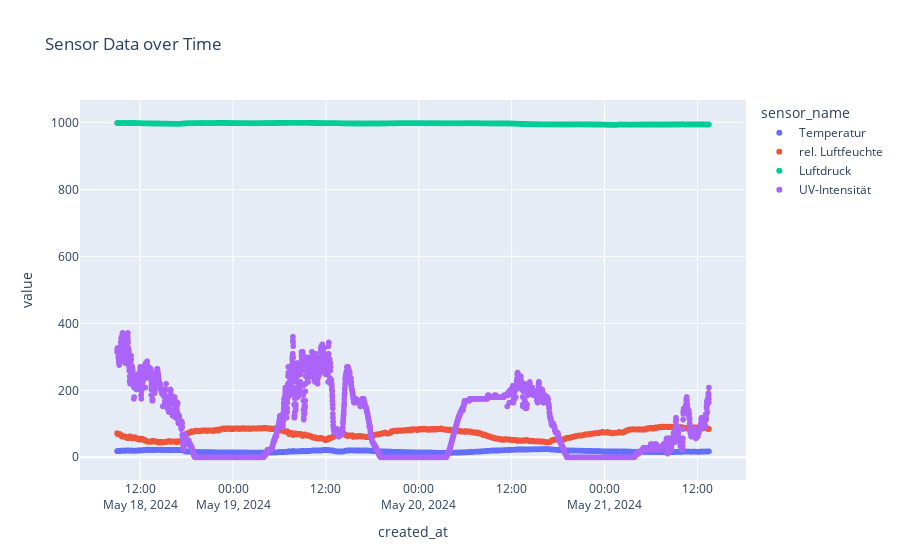

Notebook source saved alongside this figure:
### Code cell
conn = psycopg2.connect(
    dbname="sense_data",
    user="postgres",
    password="your_password",
    host="localhost"
)
query = "SELECT * FROM sensor_data;"
df = pd.read_sql_query(query, conn)

fig = px.scatter(df, x='created_at', y='value', color='sensor_name', title='Sensor Data over Time')
fig.show()

### Figure 1 — Plotly figure (JSON) as saved in the notebook; plotly's stock layout.template omitted (floating-point values rounded to 4 significant figures; data arrays with more than 128 entries replaced by an {"elided": "..."} marker saying what was removed)
{"data": [{"hovertemplate": "sensor_name=Temperatur<br>created_at=%{x}<br>value=%{y}<extra></extra>", "legendgroup": "Temperatur", "marker": {"color": "#636efa", "symbol": "circle"}, "mode": "markers", "name": "Temperatur", "showlegend": true, "type": "scattergl", "x": {"elided": "4581 str values"}, "xaxis": "x", "y": {"elided": "4581 float values"}, "yaxis": "y"}, {"hovertemplate": "sensor_name=rel. Luftfeuchte<br>created_at=%{x}<br>value=%{y}<extra></extra>", "legendgroup": "rel. Luftfeuchte", "marker": {"color": "#EF553B", "symbol": "circle"}, "mode": "markers", "name": "rel. Luftfeuchte", "showlegend": true, "type": "scattergl", "x": {"elided": "4581 str values"}, "xaxis": "x", "y": {"elided": "4581 float values"}, "yaxis": "y"}, {"hovertemplate": "sensor_name=Luftdruck<br>created_at=%{x}<br>value=%{y}<extra></extra>", "legendgroup": "Luftdruck", "marker": {"color": "#00cc96", "symbol": "circle"}, "mode": "markers", "name": "Luftdruck", "showlegend": true, "type": "scattergl", "x": {"elided": "4581 str values"}, "xaxis": "x", "y": {"elided": "4581 float values"}, "yaxis": "y"}, {"hovertemplate": "sensor_name=UV-Intensität<br>created_at=%{x}<br>value=%{y}<extra></extra>", "legendgroup": "UV-Intensität", "marker": {"color": "#ab63fa", "symbol": "circle"}, "mode": "markers", "name": "UV-Intensität", "showlegend": true, "type": "scattergl", "x": {"elided": "4581 str values"}, "xaxis": "x", "y": {"elided": "4581 float values"}, "yaxis": "y"}], "layout": {"legend": {"title": {"text": "sensor_name"}, "tracegroupgap": 0}, "title": {"text": "Sensor Data over Time"}, "xaxis": {"anchor": "y", "domain": [0, 1], "title": {"text": "created_at"}}, "yaxis": {"anchor": "x", "domain": [0, 1], "title": {"text": "value"}}}}
